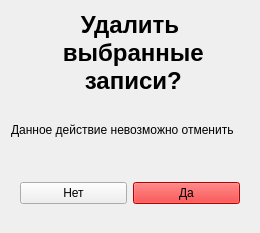
<?xml version="1.0" encoding="UTF-8"?>
<ui version="4.0">
 <class>Form</class>
 <widget class="QWidget" name="Form">
  <property name="geometry">
   <rect>
    <x>0</x>
    <y>0</y>
    <width>260</width>
    <height>233</height>
   </rect>
  </property>
  <property name="windowTitle">
   <string>Подтверждение</string>
  </property>
  <layout class="QGridLayout" name="gridLayout">
   <item row="8" column="0">
    <widget class="QWidget" name="horizontalWidget" native="true">
     <layout class="QHBoxLayout" name="horizontalLayout">
      <item>
       <widget class="QPushButton" name="btn_no">
        <property name="text">
         <string>Нет</string>
        </property>
       </widget>
      </item>
      <item>
       <widget class="QPushButton" name="btn_yes">
        <property name="styleSheet">
         <string notr="true">background-color: rgb(255, 0, 0);</string>
        </property>
        <property name="text">
         <string>Да</string>
        </property>
       </widget>
      </item>
     </layout>
    </widget>
   </item>
   <item row="7" column="0">
    <widget class="QLabel" name="label_2">
     <property name="text">
      <string>Данное действие невозможно отменить</string>
     </property>
    </widget>
   </item>
   <item row="6" column="0">
    <widget class="QLabel" name="label">
     <property name="font">
      <font>
       <pointsize>18</pointsize>
       <weight>75</weight>
       <bold>true</bold>
      </font>
     </property>
     <property name="text">
      <string>Удалить
 выбранные
 записи?</string>
     </property>
     <property name="alignment">
      <set>Qt::AlignCenter</set>
     </property>
    </widget>
   </item>
  </layout>
 </widget>
 <resources/>
 <connections/>
</ui>
